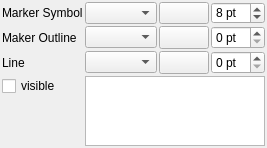
<?xml version="1.0" encoding="UTF-8"?>
<ui version="4.0">
 <class>Form</class>
 <widget class="QWidget" name="Form">
  <property name="geometry">
   <rect>
    <x>0</x>
    <y>0</y>
    <width>249</width>
    <height>146</height>
   </rect>
  </property>
  <property name="windowTitle">
   <string>Form</string>
  </property>
  <layout class="QGridLayout" name="gridLayout">
   <property name="leftMargin">
    <number>2</number>
   </property>
   <property name="topMargin">
    <number>2</number>
   </property>
   <property name="rightMargin">
    <number>2</number>
   </property>
   <property name="bottomMargin">
    <number>2</number>
   </property>
   <property name="spacing">
    <number>2</number>
   </property>
   <item row="3" column="3">
    <widget class="QSpinBox" name="sbLinePenWidth">
     <property name="enabled">
      <bool>true</bool>
     </property>
     <property name="sizePolicy">
      <sizepolicy hsizetype="Minimum" vsizetype="Preferred">
       <horstretch>0</horstretch>
       <verstretch>0</verstretch>
      </sizepolicy>
     </property>
     <property name="suffix">
      <string> pt</string>
     </property>
     <property name="minimum">
      <number>0</number>
     </property>
     <property name="maximum">
      <number>10</number>
     </property>
     <property name="singleStep">
      <number>1</number>
     </property>
     <property name="value">
      <number>0</number>
     </property>
    </widget>
   </item>
   <item row="1" column="3">
    <widget class="QSpinBox" name="sbMarkerSize">
     <property name="enabled">
      <bool>true</bool>
     </property>
     <property name="sizePolicy">
      <sizepolicy hsizetype="Minimum" vsizetype="Preferred">
       <horstretch>0</horstretch>
       <verstretch>0</verstretch>
      </sizepolicy>
     </property>
     <property name="minimumSize">
      <size>
       <width>0</width>
       <height>21</height>
      </size>
     </property>
     <property name="suffix">
      <string> pt</string>
     </property>
     <property name="minimum">
      <number>1</number>
     </property>
     <property name="maximum">
      <number>50</number>
     </property>
     <property name="singleStep">
      <number>1</number>
     </property>
     <property name="value">
      <number>8</number>
     </property>
    </widget>
   </item>
   <item row="2" column="3">
    <widget class="QSpinBox" name="sbMarkerPenWidth">
     <property name="enabled">
      <bool>true</bool>
     </property>
     <property name="sizePolicy">
      <sizepolicy hsizetype="Minimum" vsizetype="Preferred">
       <horstretch>0</horstretch>
       <verstretch>0</verstretch>
      </sizepolicy>
     </property>
     <property name="minimumSize">
      <size>
       <width>0</width>
       <height>21</height>
      </size>
     </property>
     <property name="suffix">
      <string> pt</string>
     </property>
     <property name="minimum">
      <number>0</number>
     </property>
     <property name="maximum">
      <number>10</number>
     </property>
     <property name="singleStep">
      <number>1</number>
     </property>
     <property name="value">
      <number>0</number>
     </property>
    </widget>
   </item>
   <item row="3" column="2">
    <widget class="QgsColorButton" name="btnLinePenColor">
     <property name="enabled">
      <bool>true</bool>
     </property>
     <property name="maximumSize">
      <size>
       <width>50</width>
       <height>16777215</height>
      </size>
     </property>
     <property name="colorDialogTitle" stdset="0">
      <string>Select Map Canvas Background Color</string>
     </property>
     <property name="color" stdset="0">
      <color>
       <red>255</red>
       <green>0</green>
       <blue>0</blue>
      </color>
     </property>
    </widget>
   </item>
   <item row="1" column="1">
    <widget class="QComboBox" name="cbMarkerSymbol"/>
   </item>
   <item row="3" column="1">
    <widget class="QComboBox" name="cbLinePenStyle"/>
   </item>
   <item row="3" column="0">
    <widget class="QLabel" name="label_16">
     <property name="enabled">
      <bool>true</bool>
     </property>
     <property name="text">
      <string>Line</string>
     </property>
    </widget>
   </item>
   <item row="1" column="2">
    <widget class="QgsColorButton" name="btnMarkerBrushColor">
     <property name="enabled">
      <bool>true</bool>
     </property>
     <property name="minimumSize">
      <size>
       <width>50</width>
       <height>16</height>
      </size>
     </property>
     <property name="maximumSize">
      <size>
       <width>50</width>
       <height>16777215</height>
      </size>
     </property>
     <property name="colorDialogTitle" stdset="0">
      <string>Select Map Canvas Background Color</string>
     </property>
     <property name="color" stdset="0">
      <color>
       <red>255</red>
       <green>0</green>
       <blue>0</blue>
      </color>
     </property>
    </widget>
   </item>
   <item row="2" column="2">
    <widget class="QgsColorButton" name="btnMarkerPenColor">
     <property name="enabled">
      <bool>true</bool>
     </property>
     <property name="maximumSize">
      <size>
       <width>50</width>
       <height>16777215</height>
      </size>
     </property>
     <property name="colorDialogTitle" stdset="0">
      <string>Select Map Canvas Background Color</string>
     </property>
     <property name="color" stdset="0">
      <color>
       <red>255</red>
       <green>0</green>
       <blue>0</blue>
      </color>
     </property>
    </widget>
   </item>
   <item row="2" column="1">
    <widget class="QComboBox" name="cbMarkerPenStyle"/>
   </item>
   <item row="1" column="0">
    <widget class="QLabel" name="label_15">
     <property name="enabled">
      <bool>true</bool>
     </property>
     <property name="text">
      <string>Marker Symbol</string>
     </property>
    </widget>
   </item>
   <item row="2" column="0">
    <widget class="QLabel" name="label_14">
     <property name="enabled">
      <bool>true</bool>
     </property>
     <property name="text">
      <string>Maker Outline</string>
     </property>
    </widget>
   </item>
   <item row="4" column="1" rowspan="4" colspan="3">
    <widget class="PlotWidget" name="plotWidget">
     <property name="sizePolicy">
      <sizepolicy hsizetype="Preferred" vsizetype="Preferred">
       <horstretch>0</horstretch>
       <verstretch>0</verstretch>
      </sizepolicy>
     </property>
    </widget>
   </item>
   <item row="4" column="0">
    <widget class="QCheckBox" name="cbIsVisible">
     <property name="text">
      <string>visible</string>
     </property>
    </widget>
   </item>
  </layout>
 </widget>
 <customwidgets>
  <customwidget>
   <class>QgsColorButton</class>
   <extends>QToolButton</extends>
   <header>qgscolorbutton.h</header>
  </customwidget>
  <customwidget>
   <class>PlotWidget</class>
   <extends>QGraphicsView</extends>
   <header>qps.externals.pyqtgraph</header>
  </customwidget>
 </customwidgets>
 <resources/>
 <connections/>
</ui>
